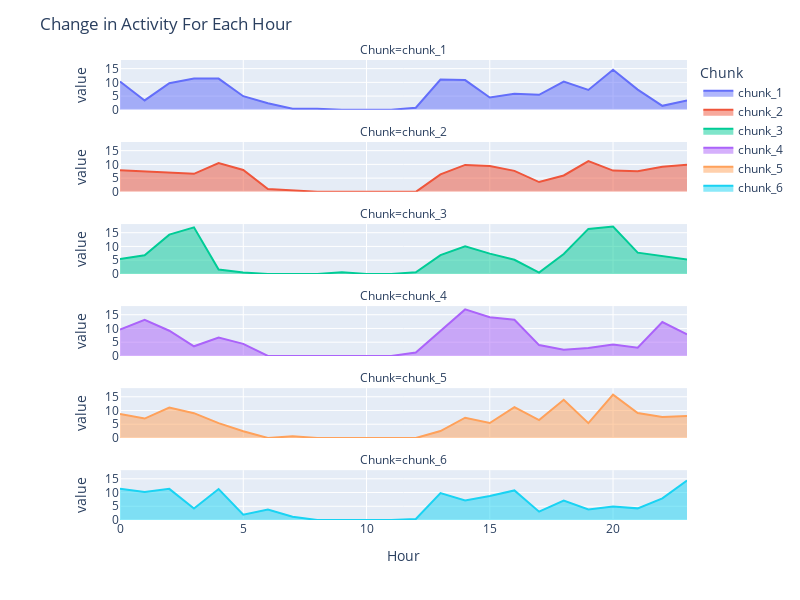

Source (notebook cell):
### Code cell
import plotly.express as px

# Assuming finalDF is your time series DataFrame with timestamps as index
fig = px.area(hourly_average_activity, facet_col="Chunk", facet_col_wrap=1)

# Update layout
fig.update_layout(
    margin=dict(l=120),  # Adjust 'l' (left margin) as needed to create more space
    title={'text': "Change in Activity For Each Hour"},
    height=600, width=800,
    xaxis_title="Hour"
)

fig.show()

### Figure 1 — Plotly figure (JSON) as saved in the notebook; plotly's stock layout.template omitted (floating-point values rounded to 4 significant figures)
{"data": [{"fillpattern": {"shape": ""}, "hovertemplate": "Chunk=chunk_1<br>Timestamp=%{x}<br>value=%{y}<extra></extra>", "legendgroup": "chunk_1", "line": {"color": "#636efa"}, "marker": {"symbol": "circle"}, "mode": "lines", "name": "chunk_1", "orientation": "v", "showlegend": true, "stackgroup": "1", "type": "scatter", "x": [0, 1, 2, 3, 4, 5, 6, 7, 8, 9, 10, 11, 12, 13, 14, 15, 16, 17, 18, 19, 20, 21, 22, 23], "xaxis": "x6", "y": [10.32, 3.425, 9.685, 11.37, 11.37, 4.959, 2.397, 0.411, 0.3699, 0, 0, 0, 0.7534, 11.03, 10.82, 4.493, 5.863, 5.452, 10.29, 7.233, 14.58, 7.37, 1.458, 3.417], "yaxis": "y6"}, {"fillpattern": {"shape": ""}, "hovertemplate": "Chunk=chunk_2<br>Timestamp=%{x}<br>value=%{y}<extra></extra>", "legendgroup": "chunk_2", "line": {"color": "#EF553B"}, "marker": {"symbol": "circle"}, "mode": "lines", "name": "chunk_2", "orientation": "v", "showlegend": true, "stackgroup": "1", "type": "scatter", "x": [0, 1, 2, 3, 4, 5, 6, 7, 8, 9, 10, 11, 12, 13, 14, 15, 16, 17, 18, 19, 20, 21, 22, 23], "xaxis": "x5", "y": [7.89, 7.384, 7.096, 6.562, 10.51, 7.959, 1.027, 0.4795, 0.05479, 0, 0, 0, 0, 6.37, 9.808, 9.438, 7.644, 3.575, 5.973, 11.22, 7.74, 7.534, 9.139, 9.847], "yaxis": "y5"}, {"fillpattern": {"shape": ""}, "hovertemplate": "Chunk=chunk_3<br>Timestamp=%{x}<br>value=%{y}<extra></extra>", "legendgroup": "chunk_3", "line": {"color": "#00cc96"}, "marker": {"symbol": "circle"}, "mode": "lines", "name": "chunk_3", "orientation": "v", "showlegend": true, "stackgroup": "1", "type": "scatter", "x": [0, 1, 2, 3, 4, 5, 6, 7, 8, 9, 10, 11, 12, 13, 14, 15, 16, 17, 18, 19, 20, 21, 22, 23], "xaxis": "x4", "y": [5.466, 6.753, 14.3, 16.95, 1.562, 0.4932, 0, 0, 0, 0.6164, 0, 0, 0.6027, 6.836, 10.08, 7.384, 5.137, 0.4932, 7.26, 16.38, 17.23, 7.74, 6.583, 5.278], "yaxis": "y4"}, {"fillpattern": {"shape": ""}, "hovertemplate": "Chunk=chunk_4<br>Timestamp=%{x}<br>value=%{y}<extra></extra>", "legendgroup": "chunk_4", "line": {"color": "#ab63fa"}, "marker": {"symbol": "circle"}, "mode": "lines", "name": "chunk_4", "orientation": "v", "showlegend": true, "stackgroup": "1", "type": "scatter", "x": [0, 1, 2, 3, 4, 5, 6, 7, 8, 9, 10, 11, 12, 13, 14, 15, 16, 17, 18, 19, 20, 21, 22, 23], "xaxis": "x3", "y": [9.63, 13.11, 9.164, 3.507, 6.685, 4.397, 0, 0, 0, 0, 0, 0, 1.233, 8.918, 16.93, 14.07, 13.16, 3.945, 2.288, 2.863, 4.178, 3, 12.33, 7.847], "yaxis": "y3"}, {"fillpattern": {"shape": ""}, "hovertemplate": "Chunk=chunk_5<br>Timestamp=%{x}<br>value=%{y}<extra></extra>", "legendgroup": "chunk_5", "line": {"color": "#FFA15A"}, "marker": {"symbol": "circle"}, "mode": "lines", "name": "chunk_5", "orientation": "v", "showlegend": true, "stackgroup": "1", "type": "scatter", "x": [0, 1, 2, 3, 4, 5, 6, 7, 8, 9, 10, 11, 12, 13, 14, 15, 16, 17, 18, 19, 20, 21, 22, 23], "xaxis": "x2", "y": [8.767, 7.055, 11.08, 9.027, 5.411, 2.425, 0, 0.6164, 0, 0, 0, 0, 0, 2.521, 7.37, 5.438, 11.22, 6.507, 13.89, 5.411, 15.78, 9.068, 7.611, 8], "yaxis": "y2"}, {"fillpattern": {"shape": ""}, "hovertemplate": "Chunk=chunk_6<br>Timestamp=%{x}<br>value=%{y}<extra></extra>", "legendgroup": "chunk_6", "line": {"color": "#19d3f3"}, "marker": {"symbol": "circle"}, "mode": "lines", "name": "chunk_6", "orientation": "v", "showlegend": true, "stackgroup": "1", "type": "scatter", "x": [0, 1, 2, 3, 4, 5, 6, 7, 8, 9, 10, 11, 12, 13, 14, 15, 16, 17, 18, 19, 20, 21, 22, 23], "xaxis": "x", "y": [11.42, 10.23, 11.33, 4.164, 11.26, 1.904, 3.795, 1.164, 0, 0, 0, 0, 0.3836, 9.767, 7.068, 8.712, 10.77, 3.027, 7.082, 3.836, 4.918, 4.233, 7.875, 14.35], "yaxis": "y"}], "layout": {"annotations": [{"font": {}, "showarrow": false, "text": "Chunk=chunk_6", "x": 0.5, "xanchor": "center", "xref": "paper", "y": 0.1083, "yanchor": "bottom", "yref": "paper"}, {"font": {}, "showarrow": false, "text": "Chunk=chunk_5", "x": 0.5, "xanchor": "center", "xref": "paper", "y": 0.2867, "yanchor": "bottom", "yref": "paper"}, {"font": {}, "showarrow": false, "text": "Chunk=chunk_4", "x": 0.5, "xanchor": "center", "xref": "paper", "y": 0.465, "yanchor": "bottom", "yref": "paper"}, {"font": {}, "showarrow": false, "text": "Chunk=chunk_3", "x": 0.5, "xanchor": "center", "xref": "paper", "y": 0.6433, "yanchor": "bottom", "yref": "paper"}, {"font": {}, "showarrow": false, "text": "Chunk=chunk_2", "x": 0.5, "xanchor": "center", "xref": "paper", "y": 0.8217, "yanchor": "bottom", "yref": "paper"}, {"font": {}, "showarrow": false, "text": "Chunk=chunk_1", "x": 0.5, "xanchor": "center", "xref": "paper", "y": 1.0, "yanchor": "bottom", "yref": "paper"}], "height": 600, "legend": {"title": {"text": "Chunk"}, "tracegroupgap": 0}, "margin": {"l": 120, "t": 60}, "title": {"text": "Change in Activity For Each Hour"}, "width": 800, "xaxis": {"anchor": "y", "autorange": true, "domain": [0, 1], "range": [0, 23], "title": {"text": "Hour"}, "type": "linear"}, "xaxis2": {"anchor": "y2", "autorange": true, "domain": [0, 1], "matches": "x", "range": [0, 23], "showticklabels": false, "type": "linear"}, "xaxis3": {"anchor": "y3", "autorange": true, "domain": [0, 1], "matches": "x", "range": [0, 23], "showticklabels": false, "type": "linear"}, "xaxis4": {"anchor": "y4", "autorange": true, "domain": [0, 1], "matches": "x", "range": [0, 23], "showticklabels": false, "type": "linear"}, "xaxis5": {"anchor": "y5", "autorange": true, "domain": [0, 1], "matches": "x", "range": [0, 23], "showticklabels": false, "type": "linear"}, "xaxis6": {"anchor": "y6", "autorange": true, "domain": [0, 1], "matches": "x", "range": [0, 23], "showticklabels": false, "type": "linear"}, "yaxis": {"anchor": "x", "autorange": true, "domain": [0, 0.1083], "range": [0, 18.14], "title": {"text": "value"}, "type": "linear"}, "yaxis2": {"anchor": "x2", "autorange": true, "domain": [0.1783, 0.2867], "matches": "y", "range": [0, 18.14], "title": {"text": "value"}, "type": "linear"}, "yaxis3": {"anchor": "x3", "autorange": true, "domain": [0.3567, 0.465], "matches": "y", "range": [0, 18.14], "title": {"text": "value"}, "type": "linear"}, "yaxis4": {"anchor": "x4", "autorange": true, "domain": [0.535, 0.6433], "matches": "y", "range": [0, 18.14], "title": {"text": "value"}, "type": "linear"}, "yaxis5": {"anchor": "x5", "autorange": true, "domain": [0.7133, 0.8217], "matches": "y", "range": [0, 18.14], "title": {"text": "value"}, "type": "linear"}, "yaxis6": {"anchor": "x6", "autorange": true, "domain": [0.8917, 1.0], "matches": "y", "range": [0, 18.14], "title": {"text": "value"}, "type": "linear"}}}
